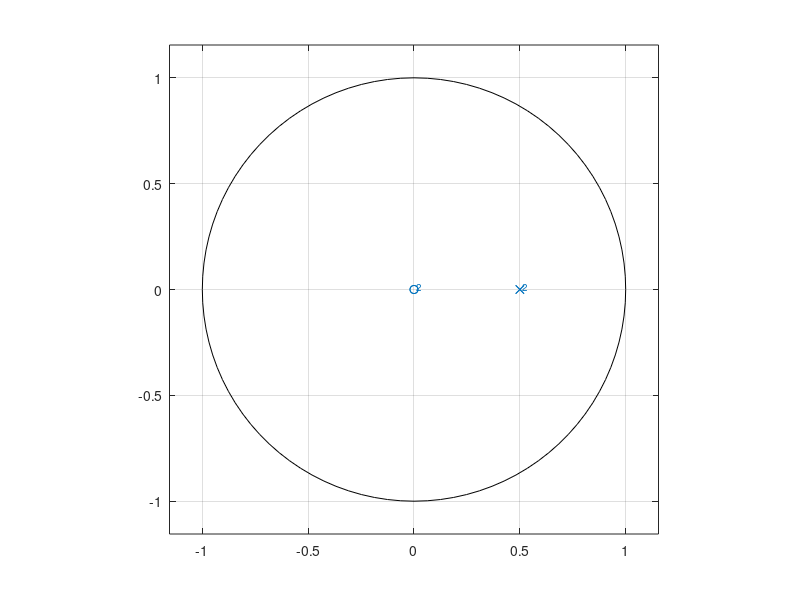

The MATLAB script that drew this image: (Note: this script raises an error after producing the figure.)
% Laboratorio de Transformada Z

% a) Determine a expressão da função de transferência do sistema.
% desenvolvido no próprio pdf

% b) Represente o sistema no plano-z. Verifique se o sistema é estável.
b=[1];
a=[1 -1 0.25];
zplane(b,a);

% c) Determine a expressão da resposta impulsiva do sistema.
[r p k]=residuez(b,a);
syms z
iztrans(1/(1-0.5*z^-1)^2)

% d) Represente a resposta impulsiva do sistema. Podemos fazer a representação da resposta impulsiva
% recorrendo à função impz(b, a, n)
impz(b,a,20);

% e) Determine a expressão da resposta em frequência do sistema.
% resolvida no pdf

% f) Represente graficamente a resposta em frequência do sistema.
w=0:pi/100:pi;
[H w]=freqz(b,a,w);
figure(3);plot(w,abs(H));grid on
axis([min(w) max(w) 0 max(abs(H))])
figure(4);plot(w,angle(H));grid on
axis([min(w) max(w) -pi/2 pi/2])

% g) Represente o sinal de entrada
n=0:20;
x=(1-0.25.^(n));
figure(5);
stem(n,x,'filled'); grid on

% h) Calcule a TZ do sinal de entrada
syms n
X= simplify(ztrans(1-0.25^n))

% i) Represente o sinal de entrada no plano-z
b=[0 0.75];
a=poly([1 0.25]);
zplane(b,a)

% j) Admitindo as condições iniciais nulas, determine a TZ da resposta do sistema ao sinal de entrada
b=[0 0.75];
a=poly([0.5 0.5 1 0.25]);
zplane(b,a)

